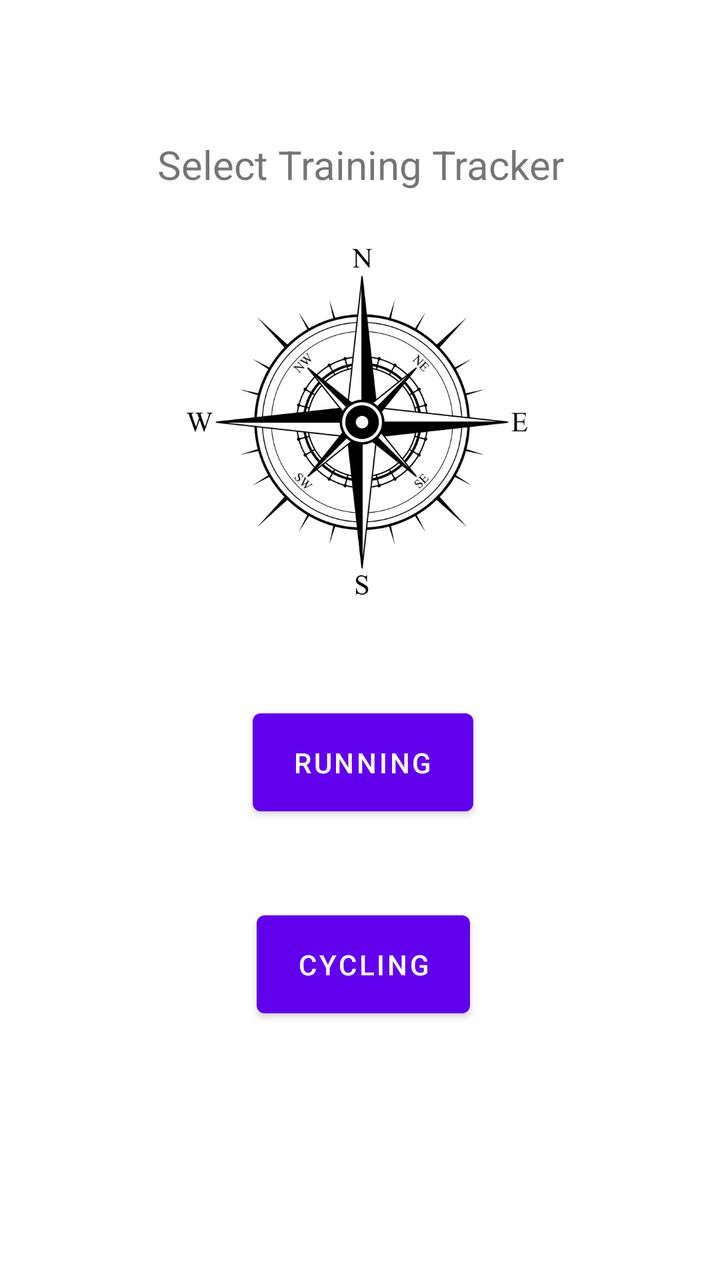
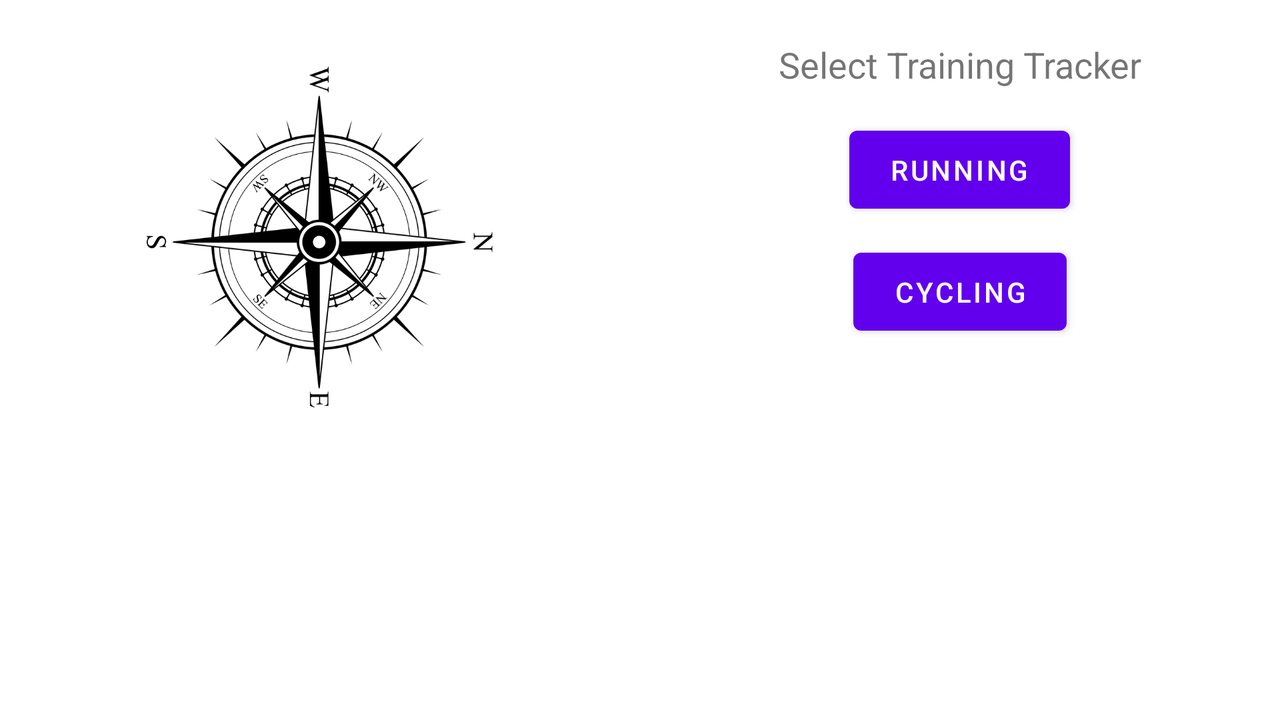

An Android layout and its configuration variant, each rendered on a device that would load it. The default file and the variant file are quoted in full after the pictures.
<!-- AndroidManifest.xml: application theme Theme.SportApp -->
<!-- res/layout/fragment_tracker.xml -->
<?xml version="1.0" encoding="utf-8"?>
<androidx.constraintlayout.widget.ConstraintLayout
    xmlns:android="http://schemas.android.com/apk/res/android"
    xmlns:app="http://schemas.android.com/apk/res-auto"
    xmlns:tools="http://schemas.android.com/tools"
    android:id="@+id/fragment_container_tracker"
    android:layout_width="match_parent"
    android:layout_height="match_parent"
    android:layout_marginBottom="52dp"
    tools:context=".ui.main.tracker.TrackerFragment">

    <TextView
        android:id="@+id/tvTitleTracker"
        android:layout_width="match_parent"
        android:layout_height="wrap_content"
        android:layout_marginStart="8dp"
        android:layout_marginTop="8dp"
        android:layout_marginEnd="8dp"
        android:gravity="center_horizontal"
        android:textAlignment="center"
        android:textSize="20sp"
        android:text="@string/tv_tracker_fragment_header_text"
        app:layout_constraintHorizontal_bias="0.0"
        app:layout_constraintEnd_toEndOf="parent"
        app:layout_constraintStart_toStartOf="parent"
        app:layout_constraintBottom_toTopOf="@+id/imageCompass"
        app:layout_constraintTop_toBottomOf="parent"/>

    <ImageView
        android:id="@+id/imageCompass"
        android:layout_width="180dp"
        android:layout_height="180dp"
        android:layout_marginVertical="25dp"
        android:scaleX="1"
        android:scaleY="1"
        android:src="@drawable/compass"
        android:contentDescription="@string/iv_compass_desc"
        app:layout_constraintEnd_toEndOf="parent"
        app:layout_constraintStart_toStartOf="parent"
        app:layout_constraintBottom_toTopOf="@id/buttonSelectRunning"
        app:layout_constraintTop_toBottomOf="@+id/tvTitleTracker"/>

    <Button
        android:id="@+id/buttonSelectRunning"
        android:layout_width="wrap_content"
        android:layout_height="wrap_content"
        android:paddingHorizontal="20dp"
        android:paddingVertical="15dp"
        android:layout_marginVertical="25dp"
        android:text="@string/button_select_running"
        app:layout_constraintHorizontal_bias="0.506"
        app:layout_constraintEnd_toEndOf="parent"
        app:layout_constraintStart_toStartOf="parent"
        app:layout_constraintBottom_toTopOf="@id/buttonSelectCycling"
        app:layout_constraintTop_toBottomOf="@+id/imageCompass"/>

    <Button
        android:id="@+id/buttonSelectCycling"
        android:layout_width="wrap_content"
        android:layout_height="wrap_content"
        android:paddingHorizontal="20dp"
        android:paddingVertical="15dp"
        android:layout_marginVertical="15dp"
        android:text="@string/button_select_cycling"
        app:layout_constraintHorizontal_bias="0.506"
        app:layout_constraintEnd_toEndOf="parent"
        app:layout_constraintStart_toStartOf="parent"
        app:layout_constraintBottom_toTopOf="parent"
        app:layout_constraintTop_toBottomOf="@+id/buttonSelectRunning" />

</androidx.constraintlayout.widget.ConstraintLayout>
<!-- resources referenced by this layout -->
<resources>
  <!-- drawable compass: png bitmap (drawable, 110151 bytes) -->
  <string name="button_select_cycling">Cycling</string>
  <string name="button_select_running">Running</string>
  <string name="iv_compass_desc">compass_img</string>
  <string name="tv_tracker_fragment_header_text">Select Training Tracker</string>
  <style name="Theme.SportApp" parent="Theme.MaterialComponents.DayNight.DarkActionBar">
          
          <item name="colorPrimary">@color/purple_500</item>
          <item name="colorPrimaryVariant">@color/purple_700</item>
          <item name="colorOnPrimary">@color/white</item>
          
          <item name="colorSecondary">@color/teal_200</item>
          <item name="colorSecondaryVariant">@color/teal_700</item>
          <item name="colorOnSecondary">@color/black</item>
          
          <item name="android:statusBarColor" tools:targetApi="l">?attr/colorPrimaryVariant</item>
          
      </style>
  <color name="purple_500">#FF6200EE</color>
  <color name="purple_700">#FF3700B3</color>
  <color name="white">#FFFFFFFF</color>
  <color name="teal_200">#FF03DAC5</color>
  <color name="teal_700">#FF018786</color>
  <color name="black">#FF000000</color>
</resources>
<!-- res/layout-land/fragment_tracker.xml (the repository's variant of the layout above) -->
<!-- drawn on the phone turned sideways -->
<?xml version="1.0" encoding="utf-8"?>
<LinearLayout
    xmlns:android="http://schemas.android.com/apk/res/android"
    xmlns:app="http://schemas.android.com/apk/res-auto"
    xmlns:tools="http://schemas.android.com/tools"
    android:id="@+id/fragment_container_tracker"
    android:layout_width="match_parent"
    android:layout_height="match_parent"
    android:layout_marginBottom="52dp"
    android:orientation="horizontal"
    tools:context=".ui.main.tracker.TrackerFragment">

    <LinearLayout
        android:layout_width="0dp"
        android:layout_height="match_parent"
        android:layout_weight="0.5"
        android:orientation="vertical"
        android:layout_gravity="center">

        <ImageView
            android:id="@+id/imageCompass"
            android:layout_width="180dp"
            android:layout_height="180dp"
            android:layout_marginTop="30dp"
            android:layout_gravity="center"
            android:scaleX="1"
            android:scaleY="1"
            android:src="@drawable/compass_landscape"
            android:contentDescription="@string/iv_compass_desc"/>

    </LinearLayout>

    <LinearLayout
        android:layout_width="0dp"
        android:layout_height="match_parent"
        android:layout_weight="0.5"
        android:orientation="vertical"
        android:layout_gravity="center">

        <TextView
            android:id="@+id/tvTitleTracker"
            android:layout_width="match_parent"
            android:layout_height="wrap_content"
            android:layout_marginTop="20dp"
            android:gravity="center_horizontal"
            android:textAlignment="center"
            android:textSize="18sp"
            android:text="@string/tv_tracker_fragment_header_text"/>

        <Button
            android:id="@+id/buttonSelectRunning"
            android:layout_width="wrap_content"
            android:layout_height="wrap_content"
            android:layout_marginTop="15dp"
            android:layout_gravity="center"
            android:paddingHorizontal="20dp"
            android:paddingVertical="10dp"
            android:text="@string/button_select_running"/>

        <Button
            android:id="@+id/buttonSelectCycling"
            android:layout_width="wrap_content"
            android:layout_height="wrap_content"
            android:layout_gravity="center"
            android:layout_marginTop="10dp"
            android:paddingHorizontal="20dp"
            android:paddingVertical="10dp"
            android:text="@string/button_select_cycling"/>

    </LinearLayout>

</LinearLayout>
<!-- resources referenced by the variant -->
<!-- as the phone turned sideways resolves them -->
<resources>
  <!-- drawable compass_landscape: png bitmap (drawable, 109613 bytes) -->
  <string name="button_select_cycling">Cycling</string>
  <string name="button_select_running">Running</string>
  <string name="iv_compass_desc">compass_img</string>
  <string name="tv_tracker_fragment_header_text">Select Training Tracker</string>
  <style name="Theme.SportApp" parent="Theme.MaterialComponents.DayNight.DarkActionBar">
          
          <item name="colorPrimary">@color/purple_500</item>
          <item name="colorPrimaryVariant">@color/purple_700</item>
          <item name="colorOnPrimary">@color/white</item>
          
          <item name="colorSecondary">@color/teal_200</item>
          <item name="colorSecondaryVariant">@color/teal_700</item>
          <item name="colorOnSecondary">@color/black</item>
          
          <item name="android:statusBarColor" tools:targetApi="l">?attr/colorPrimaryVariant</item>
          
      </style>
  <color name="purple_500">#FF6200EE</color>
  <color name="purple_700">#FF3700B3</color>
  <color name="white">#FFFFFFFF</color>
  <color name="teal_200">#FF03DAC5</color>
  <color name="teal_700">#FF018786</color>
  <color name="black">#FF000000</color>
</resources>
